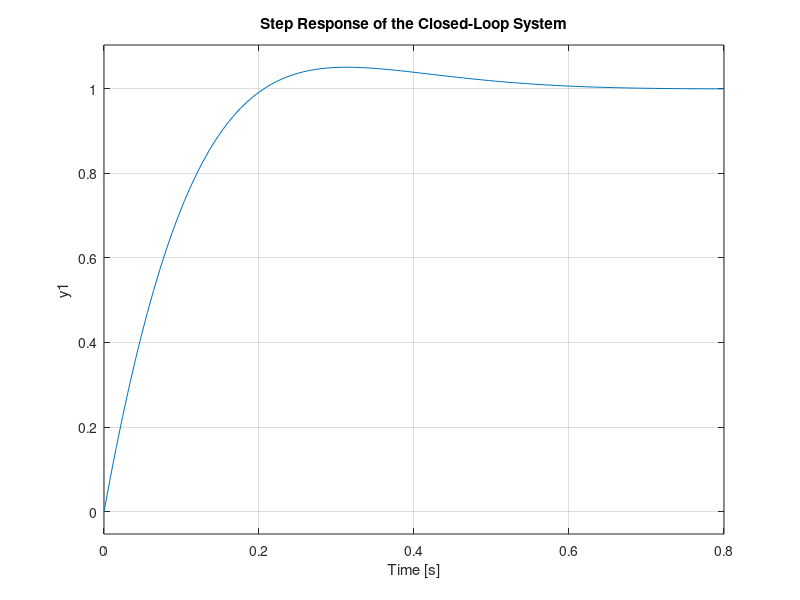

MATLAB code for this plot:
clear all
close all
clc

% Define the time vector for 0.3 seconds
t = 0:0.001:0.3; % Time vector from 0 to 0.3 seconds with a step size of 1 ms
% Define the steady-state value of the ideal response
steady_state_value = 1; % Replace with your system's steady-state value if different

% Define Kd and Kp based on root locus analysis
Kd = 0.701;  % value of Kd obtained from the root locus
Kp = 10 * Kd;
I = 0.0693;  % Inertia
b = 0.417;   % Damping coefficient
C = tf([Kd, Kd*10], 1);  % PD controller
G = tf(1, [I, b, 0]);  % Open-loop transfer function
L = series(C, G);  % Open-loop transfer function with controller

% Closed-loop transfer function
sys = feedback(L, 1);

% Step response
figure;
step(sys);
title('Step Response of the Closed-Loop System');
grid on;

